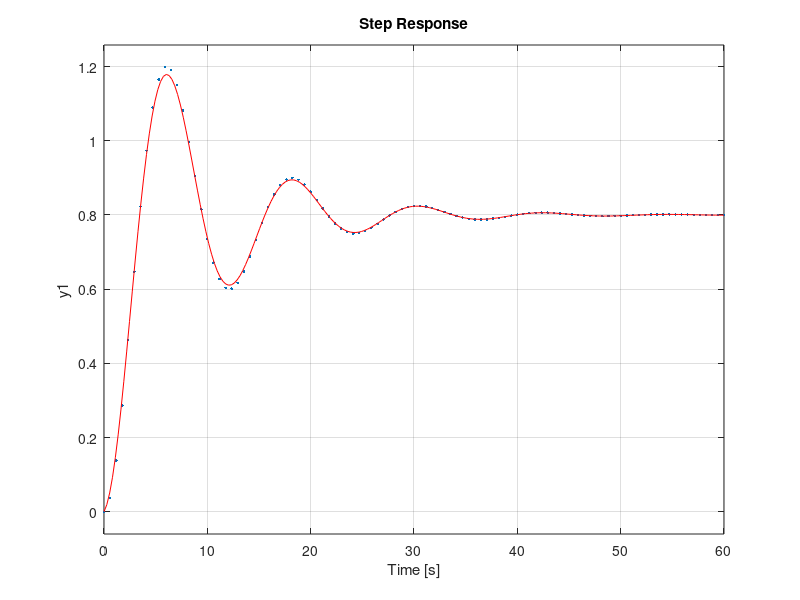
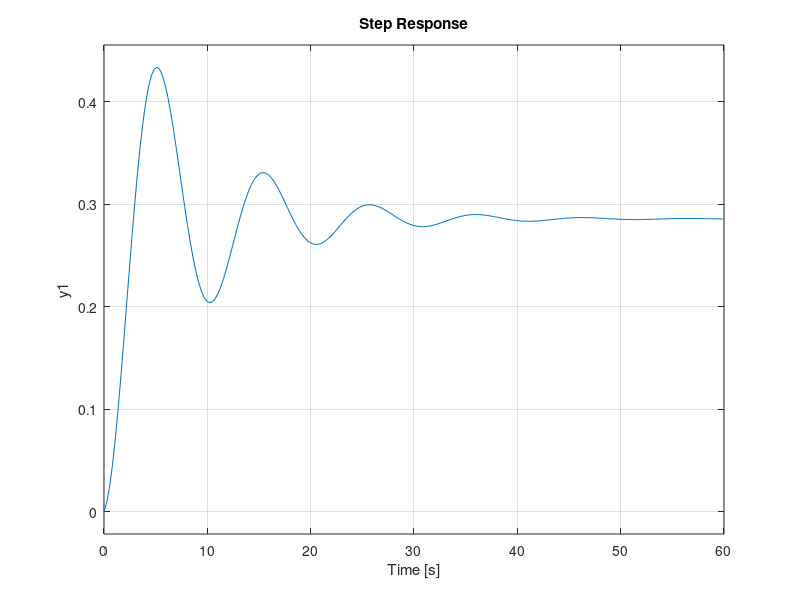
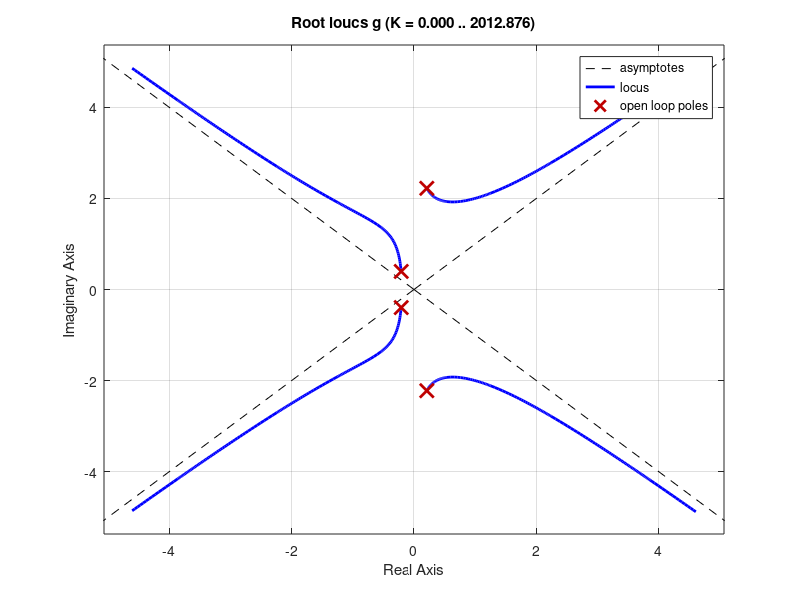

The MATLAB script that drew these images, in order:
clc
clear
close all

%------primer punto-----
%-----1a-------
Ts=35;
so=(1.2-0.8)/0.8;
e=sqrt((log(so))^2/(pi^2+(log(so))^2));
wn=4/(Ts*e);
k=0.8/2;
g_d=tf(k*wn^2,[1 2*e*wn wn^2]);
step(2*g_d,'.')
[p z]=pzmap(g_d);
taop = -1/real(10*p(1));
taoc = -1/real(20*p(1));
g_3=g_d*tf([taoc 1],1)*tf([taoc 1],1)*tf(1,[taop 1]);
hold on
step(2*g_3,'r');

%-----1b-----
h=g_3;
gcl=feedback(h,1);
figure
step(gcl)

%-------3------
g=tf(1,[1 0 5 2 1]);
figure
rlocus(g)
